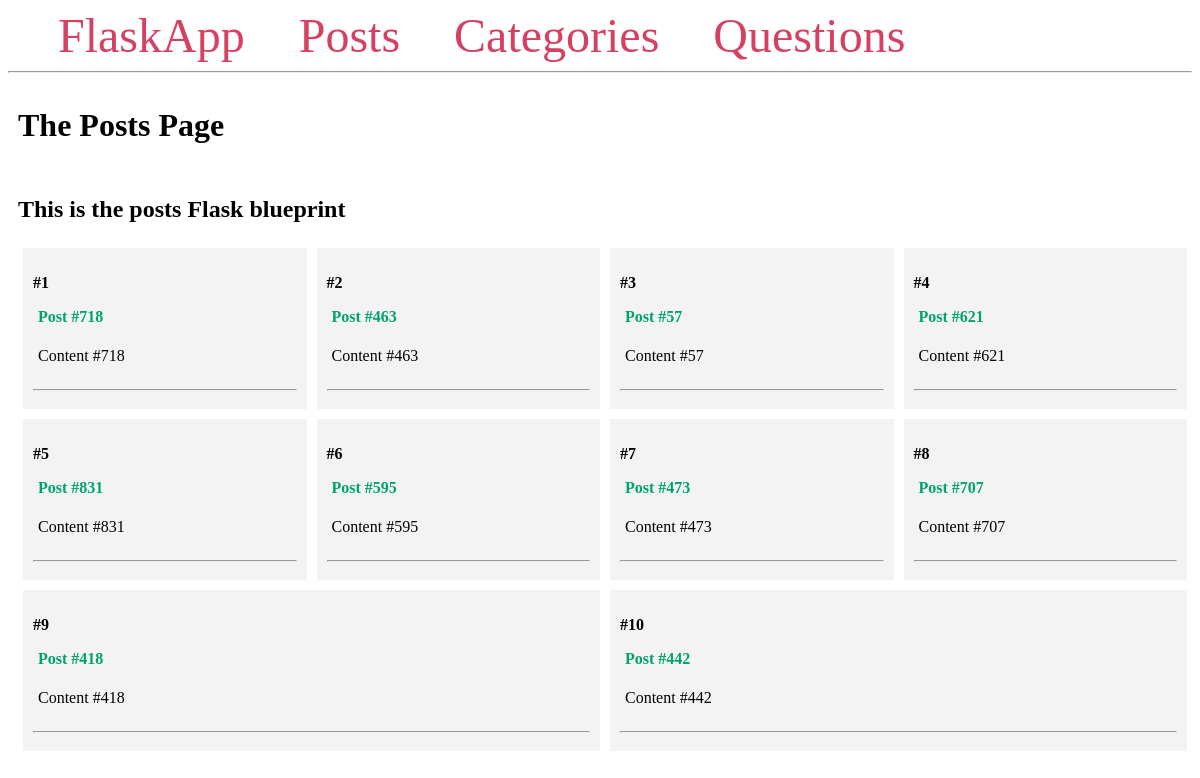
/posts/, run on the app's committed database.
### app/models/post.py (models this page shows, shortened)
class Post(db.Model):
    __tablename__ = "posts"
    id = db.Column(db.Integer, primary_key=True)
    title = db.Column(db.String(150))
    content = db.Column(db.Text)

### app/posts/routes.py (the view)
@bp.route("/")
def index():
    posts = Post.query.all()
    return render_template("posts/index.html", posts=posts)

### app/templates/posts/index.html
{% extends "layout.html" %}
{% block content %}
    <span class="title"><h1>{% block title %} The Posts Page {% endblock %}</h1></span>
    <div class="content">
        <h2>This is the posts Flask blueprint</h2>
        {% for post in posts %}
            <div class="post">
                <p><b>#{{ post.id }}</b></p>
                <p class="title">
                    <b>
                        <a href="#">{{ post.title }}</a>
                    </b>
                </p>
                <div class="content">
                    <p>{{ post.content }}</p>
                </div>
                <hr/>
            </div>
        {% endfor %}
    </div>
{% endblock %}

### app/templates/layout.html (shortened to what this page needs)
<!DOCTYPE html>
<html lang="en">
<head>
</head>
<body>
    <nav>
        <a href="{{ url_for('main.index') }}">FlaskApp</a>
        <a href="{{ url_for('posts.index') }}">Posts</a>
        <a href="{{ url_for('posts.categories') }}">Categories</a>
        <a href="{{ url_for('questions.index') }}">Questions</a>
    </nav>
    <hr>
    <div class="content">
        {% block content %} {% endblock %}
    </div>
</body>
</html>

### app/templates/layout.html (style rules this page uses)
h2 { width: 100%; }
.title { margin: 5px; width: 100%; }
.content { margin: 5px; width: 100%; display: flex; flex-direction: row; flex-wrap: wrap; }
.post { flex: 20%; padding: 10px; margin: 5px; background-color: #f3f3f3; inline-size: 100%; }
.title a { color: #00a36f; text-decoration: none; }
nav a { color: #d64161; font-size: 3em; margin-left: 50px; text-decoration: none; }

### data on the page
Post: id "1", title "Post #718", content "Content #718"
Post: id "2", title "Post #463", content "Content #463"
Post: id "3", title "Post #57", content "Content #57"
Post: id "4", title "Post #621", content "Content #621"
Post: id "5", title "Post #831", content "Content #831"
Post: id "6", title "Post #595", content "Content #595"
Post: id "7", title "Post #473", content "Content #473"
Post: id "8", title "Post #707", content "Content #707"
Post: id "9", title "Post #418", content "Content #418"
Post: id "10", title "Post #442", content "Content #442"
